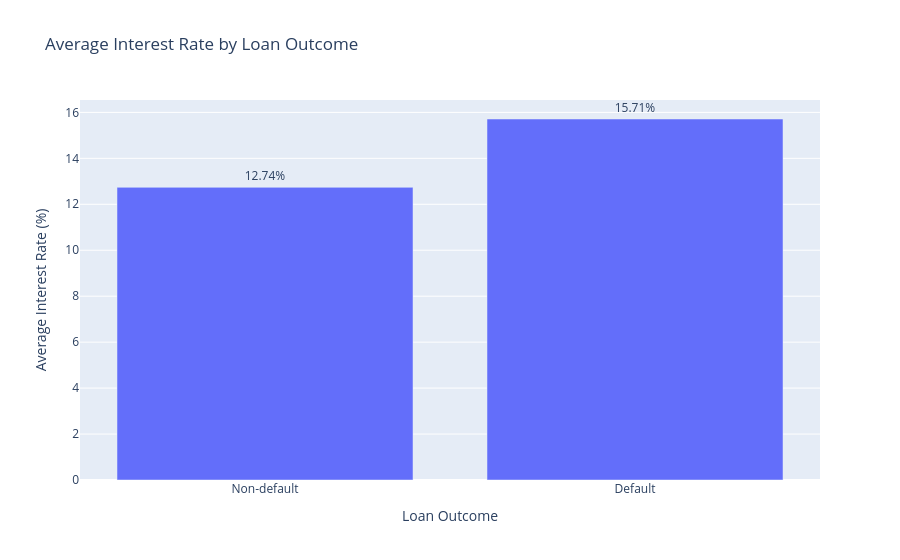

This figure's notebook cell:
### Code cell
import plotly.express as px

interest_comparison = (
    df.groupby("target")["int_rate"]
      .mean()
      .reset_index()
)

interest_comparison["loan_outcome"] = interest_comparison["target"].map({
    0: "Non-default",
    1: "Default"
})

fig = px.bar(
    interest_comparison,
    x="loan_outcome",
    y="int_rate",
    text="int_rate",
    title="Average Interest Rate by Loan Outcome",
    labels={
        "loan_outcome": "Loan Outcome",
        "int_rate": "Average Interest Rate (%)"
    }
)

fig.update_traces(
    texttemplate="%{text:.2f}%",
    textposition="outside"
)

fig.show()

### Figure 1 — Plotly figure (JSON) as saved in the notebook; plotly's stock layout.template omitted (floating-point values rounded to 4 significant figures)
{"data": [{"hovertemplate": "Loan Outcome=%{x}<br>Average Interest Rate (%)=%{text}<extra></extra>", "legendgroup": "", "marker": {"color": "#636efa", "pattern": {"shape": ""}}, "name": "", "orientation": "v", "showlegend": false, "text": [12.74, 15.71], "textposition": "outside", "texttemplate": "%{text:.2f}%", "type": "bar", "x": ["Non-default", "Default"], "xaxis": "x", "y": [12.74, 15.71], "yaxis": "y"}], "layout": {"barmode": "relative", "legend": {"tracegroupgap": 0}, "title": {"text": "Average Interest Rate by Loan Outcome"}, "xaxis": {"anchor": "y", "domain": [0, 1], "title": {"text": "Loan Outcome"}}, "yaxis": {"anchor": "x", "domain": [0, 1], "title": {"text": "Average Interest Rate (%)"}}}}
